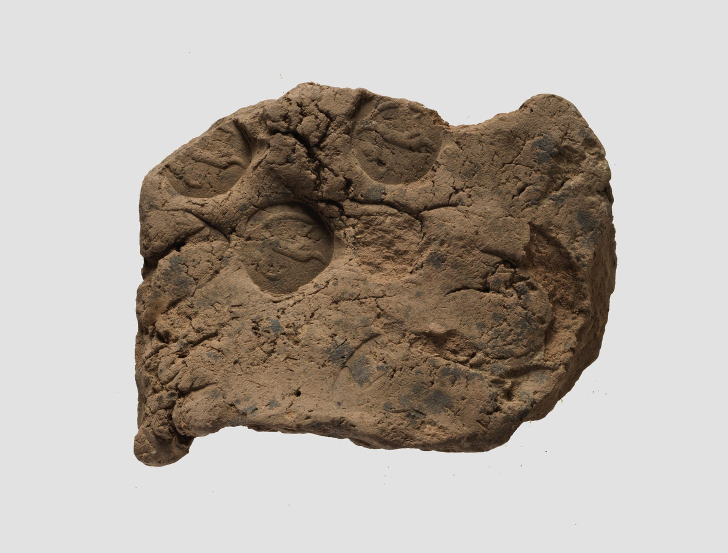
#> input picture image-search/met-museum-bulla-parthian-clay-326457-1.jpg, 1456 x 1105 px (shown at 1/2 size)
$ python -i still_norm.py   (imports and definitions only)
#> lines starting #> are read from the running program, lines starting #| are printed output that depends on the picture
#!/usr/bin/env python3
"""Normalise generated stills to 1920x1080 q92 JPG (letterbox auto-crop, centre 16:9 crop) and build a QC contact sheet.

  python tools/still_norm.py <stills_jpg dir> <contact_sheet.jpg> <png> [<png> ...]
Letterbox rows count as bars only when mean < 4 and std < 3; crop only if both bars exceed 8 px.
"""
import os, sys
import numpy as np
from PIL import Image, ImageDraw


def norm(f, outdir):
#> called with outdir = 'out.png'
    im = Image.open(f).convert('RGB')
#> im is the input picture: PIL image 1456x1105 RGB; mean R, G, B 179.5, 171.5, 163.6
    a = np.asarray(im.convert('L'), float)
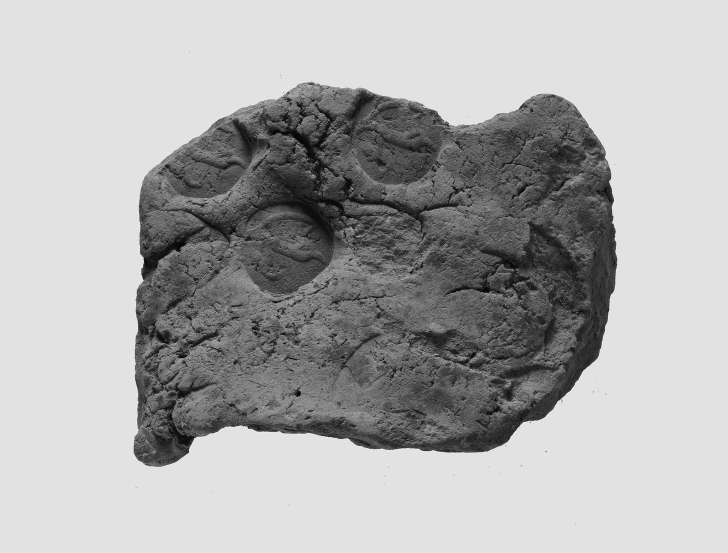
#> a: shape (1105, 1456) float64 (shown at 1/2 size); min 0, max 255, mean 173
    rows = [(r.mean() < 4 and r.std() < 3) for r in a]
#> rows = 1105 items, first 6: False, False, False, False, False, False
    top = next(i for i, v in enumerate(rows) if not v)
#> top = 0
    bot = next(i for i, v in enumerate(rows[::-1]) if not v)
#> bot = 0
    if top > 8 and bot > 8:
        im = im.crop((0, top, im.width, im.height - bot))
    W, H = im.size
#> W = 1456; H = 1105
    tr = 16 / 9
    if W / H > tr:
        nw = int(H * tr); im = im.crop(((W - nw) // 2, 0, (W - nw) // 2 + nw, H))
    else:
        nh = int(W / tr); im = im.crop((0, (H - nh) // 2, W, (H - nh) // 2 + nh))
#> after `nh = int(W / tr)`: nh = 819
#> after `im = im.crop((0, (H - nh) // 2, W, (H - nh) // 2 + nh))`:
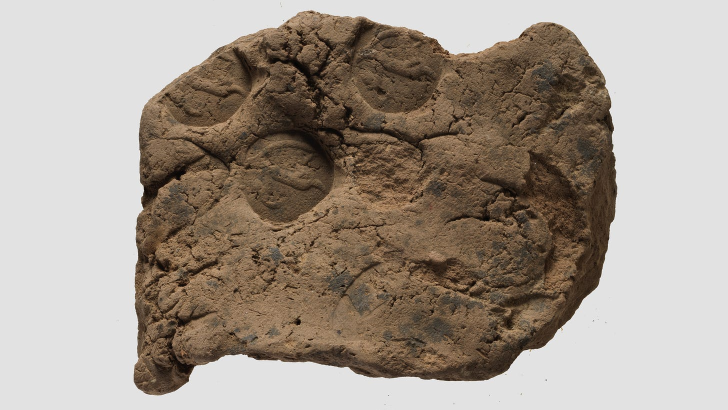
#> im: PIL image 1456x819 RGB (shown at 1/2 size); mean R, G, B 163.3, 152.4, 141.8
    im = im.resize((1920, 1080), Image.LANCZOS)
#> im: PIL image 1920x1080 RGB
    im.save(os.path.join(outdir, os.path.basename(f).rsplit('.', 1)[0] + '.jpg'), quality=92)
    print(os.path.basename(f), W, H, top, bot)
#| met-museum-bulla-parthian-clay-326457-1.jpg 1456 1105 0 0
    return im


# [8 lines not run here, left out]

>>> result = norm('../../../image-search/met-museum-bulla-parthian-clay-326457-1.jpg', 'out.png')

$ run again, on image-search/met-museum-bulla-parthian-clay-326457-3.jpg
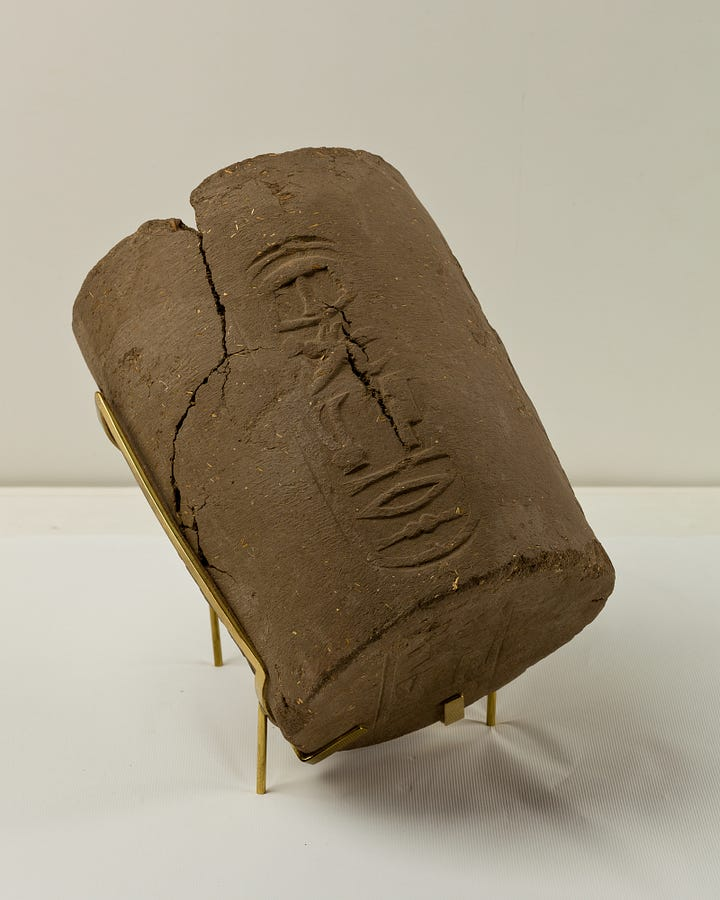
#> input picture image-search/met-museum-bulla-parthian-clay-326457-3.jpg, 720 x 900 px
#> in norm, im is the input picture: PIL image 720x900 RGB; mean R, G, B 163, 152.8, 133.6
#> in norm, `a = np.asarray(im.convert('L'), float)`:
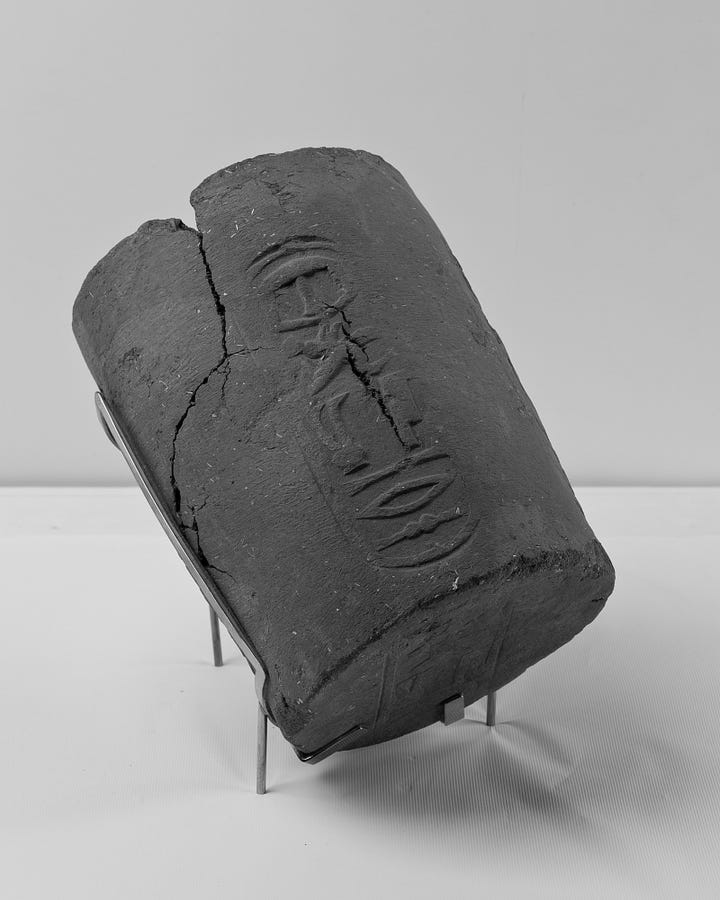
#> a: shape (900, 720) float64; min 0, max 244, mean 153.6
#> rows = 900 items, first 6: False, False, False, False, False, False
#> top = 0
#> in norm, `im = im.crop((0, (H - nh) // 2, W, (H - nh) // 2 + nh))`:
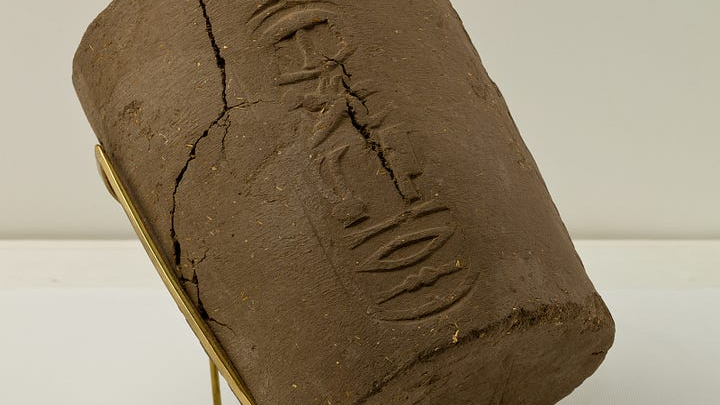
#> im: PIL image 720x405 RGB; mean R, G, B 143.4, 129, 106
#| met-museum-bulla-parthian-clay-326457-3.jpg 720 900 0 0

$ run again, on image-search/met-museum-bulla-parthian-clay-326457-4.jpg
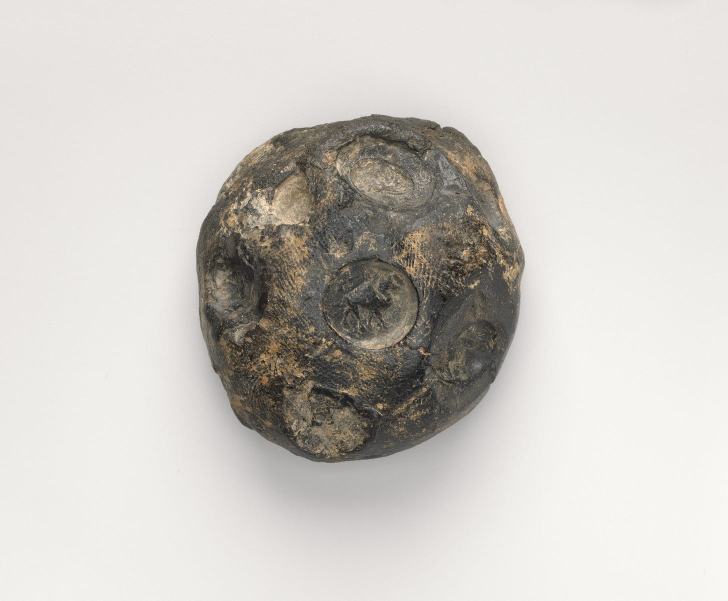
#> input picture image-search/met-museum-bulla-parthian-clay-326457-4.jpg, 1456 x 1201 px (shown at 1/2 size)
#> in norm, im is the input picture: PIL image 1456x1201 RGB; mean R, G, B 206.1, 202.7, 197.7
#> in norm, `a = np.asarray(im.convert('L'), float)`:
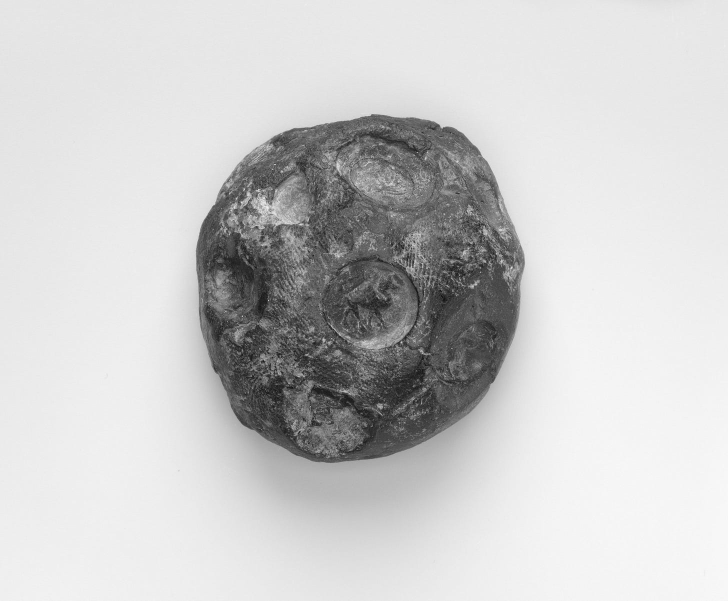
#> a: shape (1201, 1456) float64 (shown at 1/2 size); min 1, max 255, mean 203.3
#> rows = 1201 items, first 6: False, False, False, False, False, False
#> top = 0
#> in norm, `im = im.crop((0, (H - nh) // 2, W, (H - nh) // 2 + nh))`:
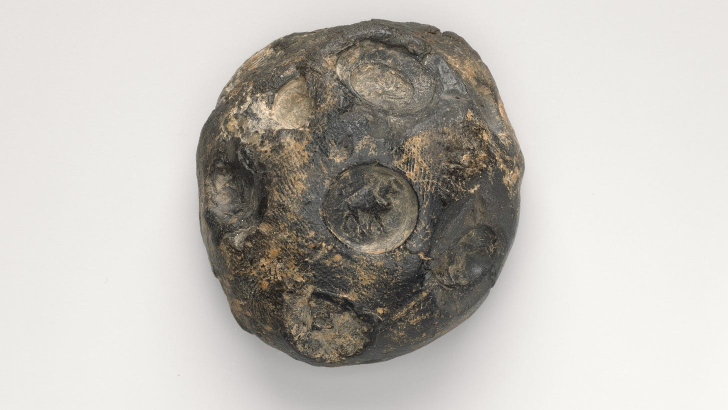
#> im: PIL image 1456x819 RGB (shown at 1/2 size); mean R, G, B 192.7, 189.1, 183.2
#| met-museum-bulla-parthian-clay-326457-4.jpg 1456 1201 0 0

$ run again, on image-search/met-museum-bulla-parthian-clay-326457-5.jpg
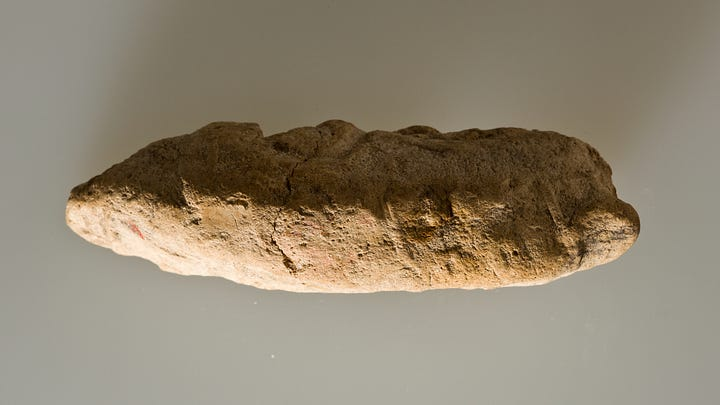
#> input picture image-search/met-museum-bulla-parthian-clay-326457-5.jpg, 720 x 405 px
#> in norm, im is the input picture: PIL image 720x405 RGB; mean R, G, B 143.7, 132.4, 113
#> in norm, `a = np.asarray(im.convert('L'), float)`:
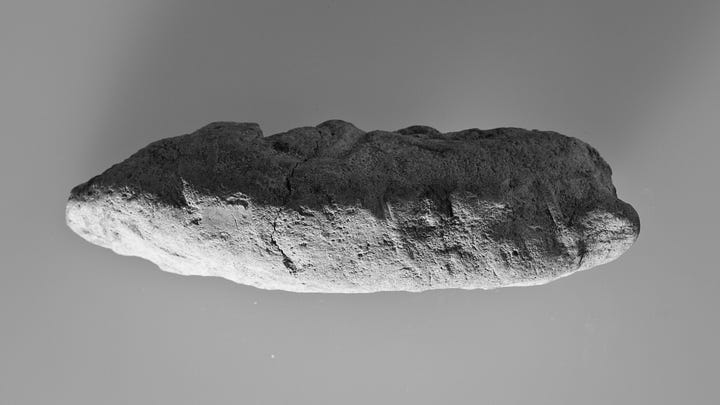
#> a: shape (405, 720) float64; min 3, max 248, mean 133.6
#> rows = 405 items, first 6: False, False, False, False, False, False
#> top = 0
#> im: PIL image 1920x1080 RGB
#| met-museum-bulla-parthian-clay-326457-5.jpg 720 405 0 0
